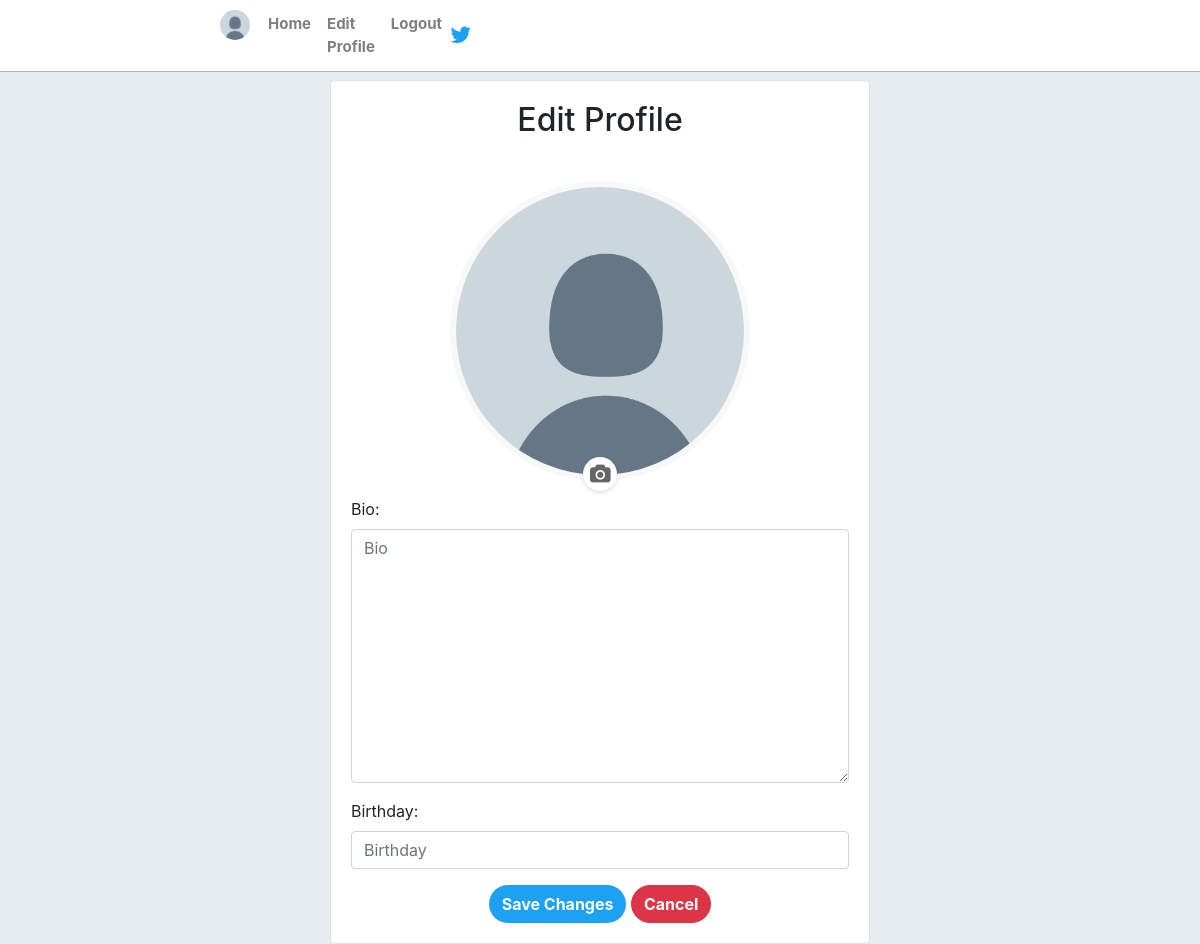
/edit/ (signed in), run on an earlier commit of the app's database.
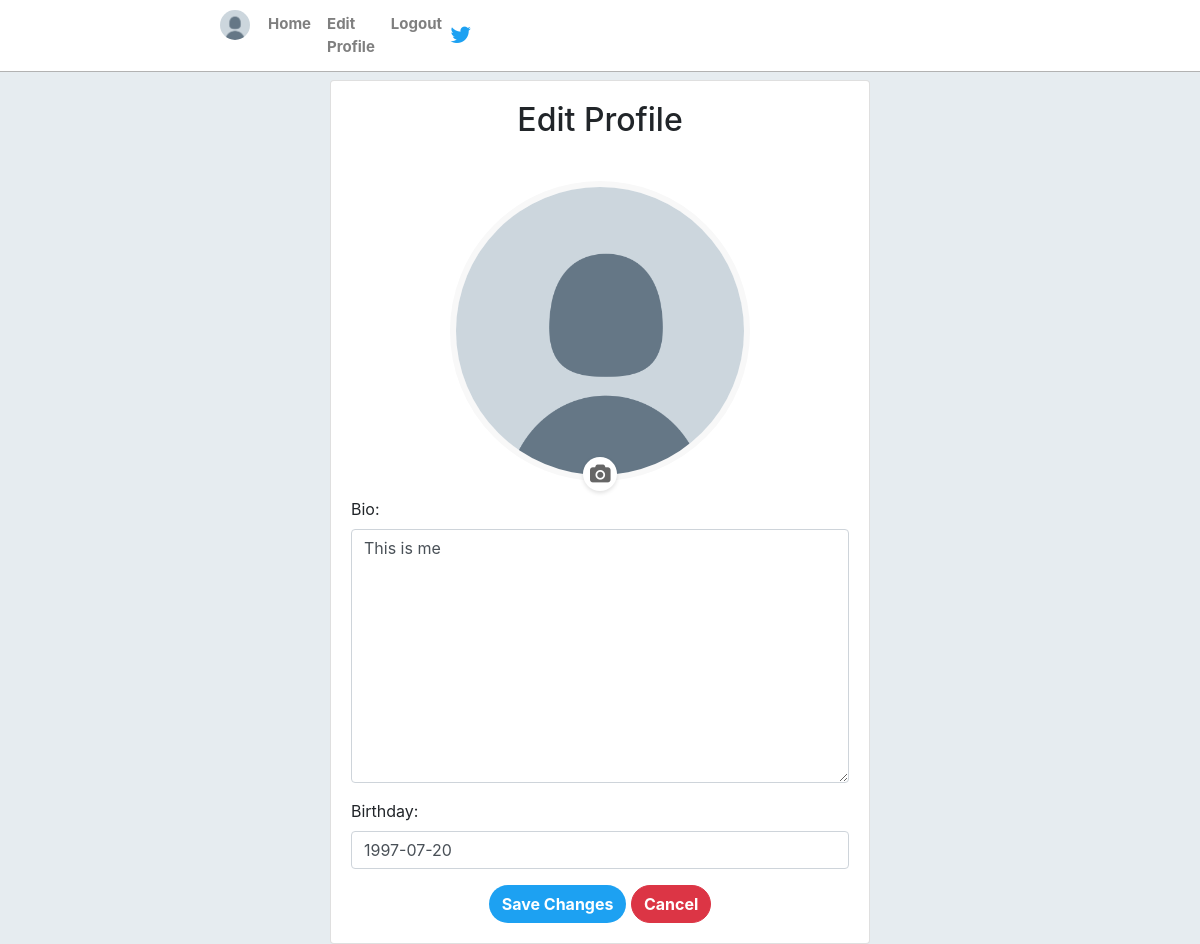
And on a later commit of the database.
### Twitter/models.py (models this page shows)
class Profile(models.Model):
    user = models.OneToOneField(User, related_name='profile', on_delete=models.CASCADE)
    image = models.ImageField(upload_to='../media/profile_pics/', default='../media/profile_pics/no-picture.png')
    bio = models.TextField(max_length=100, default=None, null=True)
    joined = models.DateField(auto_now_add=True)
    birthday = models.DateField(default=None, null=True)
    authentication_key = models.UUIDField(unique=True, default=uuid.uuid4)

### Twitter/views.py (the view)
# urls.py: path('edit/', views.edit_profile, name='edit'),
@login_required
def edit_profile(request):
    user = User.objects.get(username=request.user.username)
    profile = user.profile
    if request.method == 'POST':
        form = EditProfileForm(request.POST, request.FILES, instance=profile)
        print(form)
        if form.is_valid():
            form.save()
            return redirect('/' + request.user.username + '/')
    else:
        form = EditProfileForm(initial={'bio': profile.bio, 'birthday': profile.birthday})
    return render(request, 'edit_profile.html', {'form': form, 'user': user})

### Twitter/forms.py
class EditProfileForm(forms.ModelForm):
    bio = forms.CharField(required=False, widget=forms.widgets.Textarea(attrs={'placeholder': 'Bio', 'class': 'form-control'}))
    birthday = forms.CharField(required=False, widget=forms.widgets.DateInput(attrs={'placeholder': 'Birthday', 'class': 'form-control'}))
    image = forms.ImageField(required=False)
    class Meta:
        model = Profile
        exclude = ('user', 'joined')

### templates/edit_profile.html (shortened to what this page needs)
{% extends 'base.html' %}
{% block main %}
    <div class="row">
        <div class="col-6" style="margin: auto">
            <div class="card">
                <div class="card-body">
                    <h2>Edit Profile</h2>
                    <form action="." method="post" enctype="multipart/form-data">
                        <div class="form-group">
                            <div class="p-image">
                                <i class="fa fa-camera upload-button"></i>
                            </div>
                            <div class="circle">
                                <img class="profile-pic"
                                     src="{{ user.profile.image.url }}">
                            </div>
                        </div>
                        <div class="form-group">
                            <label>Bio:</label>
                            {{ form.bio }}
                        </div>
                        <div class="form-group">
                            <label>Birthday:</label>
                            {{ form.birthday }}
                        </div>
                        <div style="text-align: center">
                            <input type="submit" value="Save Changes" class="btn tweet-button">
                            <a href="/"><input type="button" value="Cancel" class="btn cancel-button btn-danger"></a>
                        </div>
                    </form>
                </div>
            </div>
        </div>
    </div>
{% endblock %}

### templates/base.html (shortened to what this page needs)
<!doctype html>
<html lang="en">
{% load staticfiles %}
<head>
    <link rel="stylesheet" href="https://maxcdn.bootstrapcdn.com/bootstrap/4.0.0/css/bootstrap.min.css"
>
    <link rel="stylesheet" href="https://cdnjs.cloudflare.com/ajax/libs/font-awesome/4.7.0/css/font-awesome.min.css">
    <link rel="stylesheet" href="https://cdn.materialdesignicons.com/3.2.89/css/materialdesignicons.min.css">
    <link rel="stylesheet" href="{% static 'style.css' %}">
</head>
<body>
<nav class="navbar navbar-expand-md navbar-light fixed-top twitter-navbar">
    <div class="collapse navbar-collapse twitter-navbar-items" id="navbarsExampleDefault">
        <ul class="navbar-nav">
            {% if request.user.is_authenticated %}
                <li class="nav-item">
                    <a href="/{{ request.user.username }}/"><img src="{{ request.user.profile.image.url }}" style="border-radius: 50%; height: 30px; width: 30px; margin-top: 5px; margin-right: 10px"/></a>
                </li>
                <li class="nav-item">
                    <a class="nav-link" href="/">Home</a>
                </li>
                <li class="nav-item">
                    <a class="nav-link" href="/edit">Edit Profile</a>
                </li>
                <li class="nav-item">
                    <a class="nav-link" href="/logout">Logout</a>
                </li>
            {% endif %}
        </ul>
    </div>
    <div class="center">
        <a href="/"><i class="fa fa-twitter bird-icon"></i></a>
    </div>
</nav>
<main role="main" class="container">
    {% block main %}
    {% endblock %}
</main>
</body>
</html>

### static/style.css (style rules this page uses)
body { padding-top: 80px; background-color: #e6ecf0; }
.twitter-navbar { border-bottom: 1px solid rgba(0, 0, 0, 0.3); background-color: white; padding: 5px 0 5px; }
.twitter-navbar-items { margin-left: 220px; font-size: 15px; font-weight: bold; }
.bird-icon { color: #1da1f2; font-size: 23px; margin-right: 750px; }
.tweet-button { border-radius: 100px; background-color: #1da1f2; color: #fff; font-weight: bold; }
.cancel-button { border-radius: 100px; color: #fff; font-weight: bold; }
.profile-pic { width: 300px; max-height: 300px; display: block; }
.circle { border-radius: 50%; overflow: hidden; width: 300px; height: 300px; margin: auto; border: 6px solid #F8F8F8;; }
.p-image { color: #666666; transition: all .3s cubic-bezier(.175, .885, .32, 1.275); position: relative; width: 34px; height: 34px; border-radius: 100%; background: #FFFFFF; border: 1px solid transparent; box-shadow: 0 2px 4px 0 rgba(0, 0, 0, 0.12); cursor: pointer; margin: auto; z-index: 1; top: 310px; font-weight: normal; align-content: center; }
.upload-button { font-size: 1.2em; padding: 6px; }
.card-body h2 { text-align: center; }

What changed in the data, as far as the page shows it:
now on this page (row edited): Profile: bio "This is me", birthday "1997-07-20"
